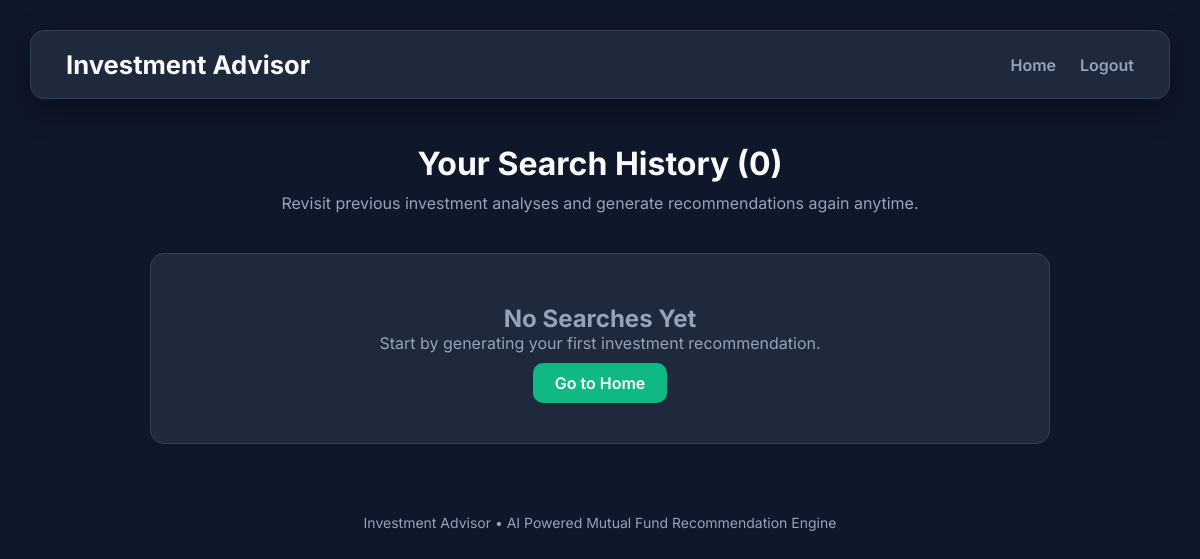
Page /history (signed in) on the earlier database version.
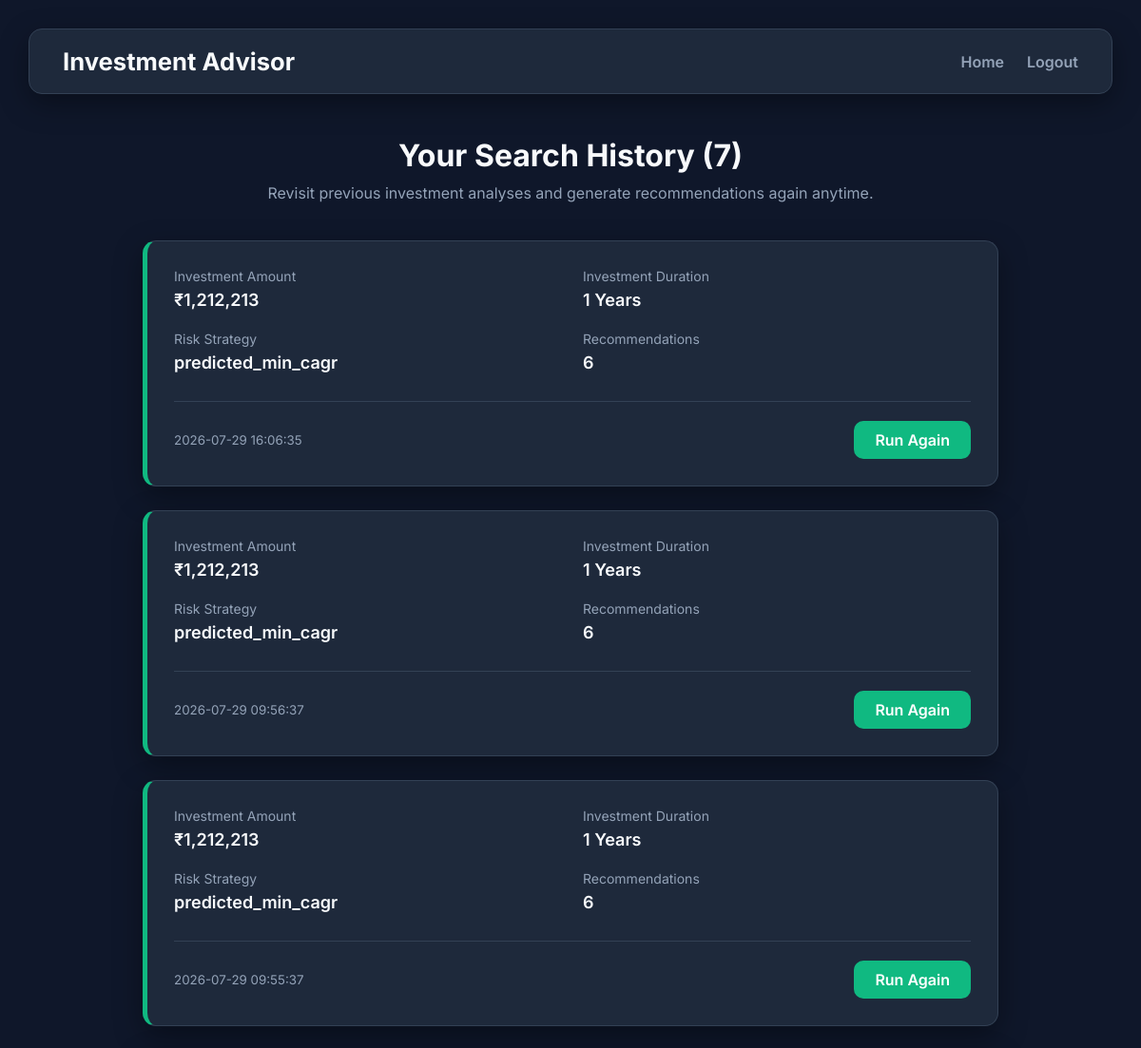
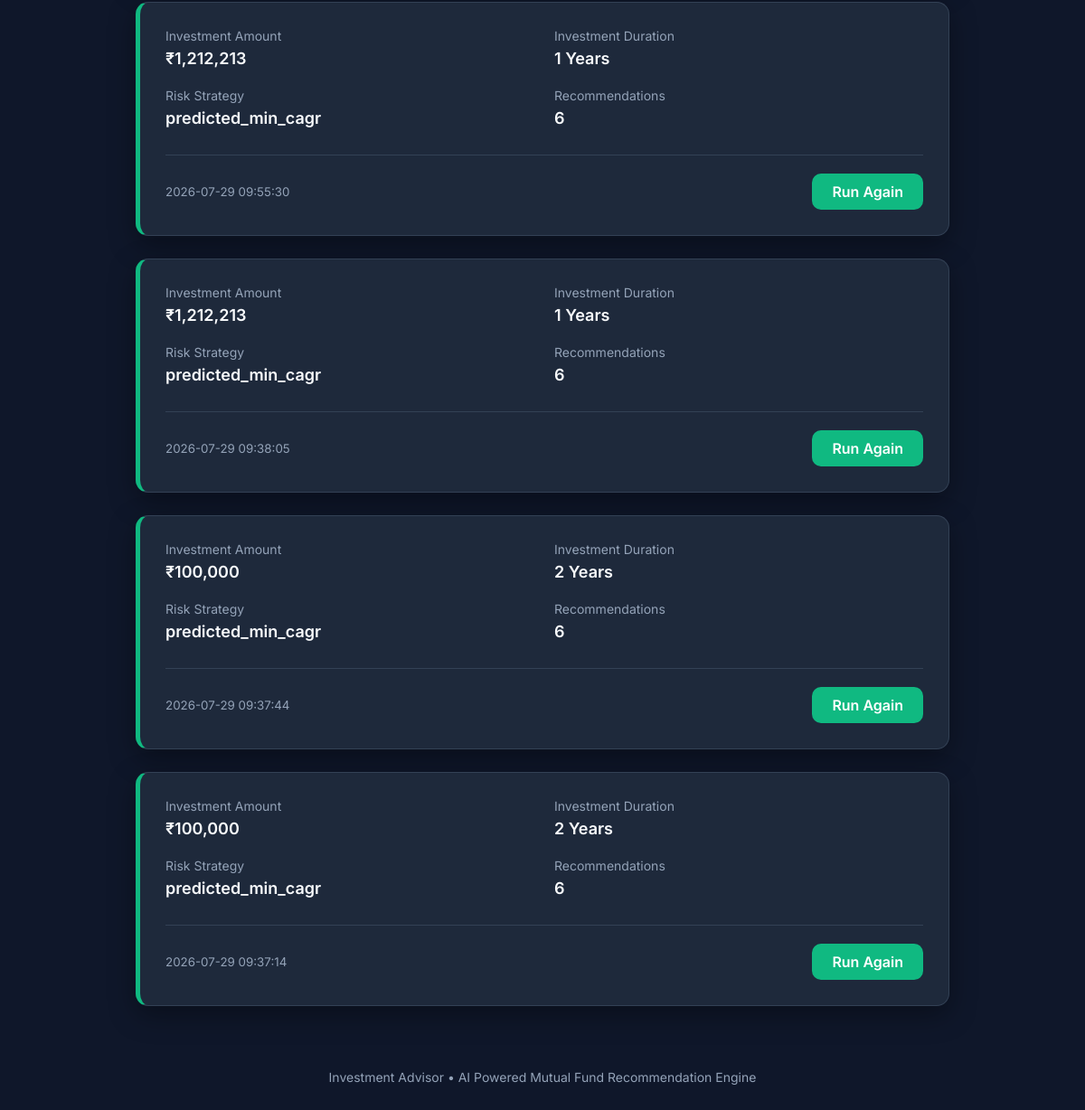
Same page on the later database version (2 pictures, top to bottom).
### tables this page shows
CREATE TABLE search_history(id integer primary key autoincrement, user_id integer not null, 
    principal real not null, years integer not null, penalty real not null, risk_strategy text not null,
     recommendation_count integer not null, searched_at timestamp default current_timestamp, foreign key(user_id) references users(id) );

### app.py (the view)
@app.route("/history")
def history():
    if "user_id" not in session:
        return redirect(url_for('login'))
    history = get_user_history(session["user_id"])
    return render_template("history.html", history=history)

### database.py (called while the page is built)
def get_connection():
    conn = sqlite3.connect(database)
    conn.row_factory = sqlite3.Row
    return conn

### models.py (called while the page is built)
def get_user_history(user_id):
    conn = get_connection()
    cursor = conn.cursor()
    cursor.execute("select * from search_history where user_id = ? order by searched_at desc", (user_id,))
    history = cursor.fetchall()
    conn.close()
    return history

### templates/history.html (shortened to what this page needs)
<!DOCTYPE html>
<html lang="en">
<head>
    <link rel="stylesheet"
          href="{{ url_for('static', filename='style.css') }}">
</head>
<body>
    <div class="navbar">
        <div class="logo">
            Investment Advisor
        </div>
        <div class="nav-links">
            <a href="{{ url_for('home') }}">Home</a>
            <a href="{{ url_for('logout') }}">Logout</a>
        </div>
    </div>
    <div class="history-container">
        <h1>Your Search History ({{ history|length }})</h1>
        <p class="history-subtitle">
            Revisit previous investment analyses and generate recommendations again anytime.
        </p>
        {% if history %}
            {% for search in history %}
            <div class="history-card">
                <div class="history-grid">
                    <div class="history-item">
                        <span>Investment Amount</span>
                        <strong>₹{{ "{:,.0f}".format(search["principal"]) }}</strong>
                    </div>
                    <div class="history-item">
                        <span>Investment Duration</span>
                        <strong>{{ search["years"] }} Years</strong>
                    </div>
                    <div class="history-item">
                        <span>Risk Strategy</span>
                        <strong>{{ search["risk_strategy"] }}</strong>
                    </div>
                    <div class="history-item">
                        <span>Recommendations</span>
                        <strong>{{ search["recommendation_count"] }}</strong>
                    </div>
                </div>
                <div class="history-footer">
                    <small>
                        {{ search["searched_at"] }}
                    </small>
                    <a href="{{ url_for('rerun', search_id=search['id']) }}"
                       class="run-btn">
                        Run Again
                    </a>
                </div>
            </div>
            {% endfor %}
        {% else %}
            <div class="empty-history">
                <h2>No Searches Yet</h2>
                <p>
                    Start by generating your first investment recommendation.
                </p>
                <br>
                <a href="{{ url_for('home') }}"
                   class="run-btn">
                    Go to Home
                </a>
            </div>
        {% endif %}
    </div>
    <footer>
        Investment Advisor • AI Powered Mutual Fund Recommendation Engine
    </footer>
</body>
</html>

### static/style.css (style rules this page uses)
:root { --bg:#0F172A; --surface:#1E293B; --surface-hover:#334155; --primary:#10B981; --primary-hover:#059669; --text:#F8FAFC; --muted:#94A3B8; --border:#334155; --shadow:0 10px 30px rgba(0,0,0,.35); --radius:14px; --transition:.25s ease; }
* { margin:0; padding:0; box-sizing:border-box; }
body { background:var(--bg); color:var(--text); font-family:"Inter",sans-serif; padding:30px; }
.navbar { display:flex; justify-content:space-between; align-items:center; background:var(--surface); padding:18px 35px; border-radius:var(--radius); border:1px solid var(--border); box-shadow:var(--shadow); margin-bottom:45px; }
.logo { font-size:1.6rem; font-weight:700; color:var(--text); }
.nav-links { display:flex; align-items:center; gap:24px; }
.nav-links a { text-decoration:none; color:var(--muted); font-weight:600; transition:var(--transition); }
footer { text-align:center; margin-top:70px; color:var(--muted); font-size:14px; }
.history-container { width:900px; margin:0 auto; }
.history-container h1 { text-align:center; margin-bottom:10px; color:var(--text); }
.history-subtitle { text-align:center; color:var(--muted); margin-bottom:40px; }
.history-card { background:var(--surface); border:1px solid var(--border); border-left:5px solid var(--primary); border-radius:var(--radius); padding:28px; margin-bottom:25px; box-shadow:var(--shadow); transition:var(--transition); }
.history-grid { display:grid; grid-template-columns:repeat(2,1fr); gap:22px; }
.history-item { display:flex; flex-direction:column; }
.history-item span { color:var(--muted); font-size:14px; margin-bottom:6px; }
.history-item strong { color:var(--text); font-size:18px; font-weight:600; }
.history-footer { margin-top:30px; padding-top:20px; border-top:1px solid var(--border); display:flex; justify-content:space-between; align-items:center; }
.history-footer small { color:var(--muted); }
.run-btn { text-decoration:none; background:var(--primary); color:white; padding:10px 22px; border-radius:10px; font-weight:600; transition:var(--transition); }

Differences in the rows shown:
added search_history: principal "1,212,213", years "1", risk_strategy "predicted_min_cagr", recommendation_count "6", searched_at "2026-07-29 16:06:35"
added search_history: principal "1,212,213", years "1", risk_strategy "predicted_min_cagr", recommendation_count "6", searched_at "2026-07-29 09:56:37"
added search_history: principal "1,212,213", years "1", risk_strategy "predicted_min_cagr", recommendation_count "6", searched_at "2026-07-29 09:55:37"
added search_history: principal "1,212,213", years "1", risk_strategy "predicted_min_cagr", recommendation_count "6", searched_at "2026-07-29 09:55:30"
added search_history: principal "1,212,213", years "1", risk_strategy "predicted_min_cagr", recommendation_count "6", searched_at "2026-07-29 09:38:05"
added search_history: principal "100,000", years "2", risk_strategy "predicted_min_cagr", recommendation_count "6", searched_at "2026-07-29 09:37:44"
added search_history: principal "100,000", years "2", risk_strategy "predicted_min_cagr", recommendation_count "6", searched_at "2026-07-29 09:37:14"
Other differences:
{{ history|length }}: "0" → "7"
text no longer shown: "No Searches Yet Start by generating your first investment recommendation. Go to Home"
